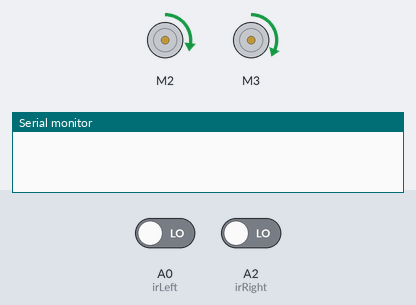
The sketch below on a simulated Arduino Uno, built with avr-gcc and run on an emulated ATmega328P. Shown: 2 × DC motor (green arrow = forward, orange = backward, longer = faster), the last lines printed to the serial monitor. The test bench sets the inputs (shaded band); at power-on: A0 (irLeft) LOW, A2 (irRight) LOW.

Above: at 1.2 s.
1.3 s: A0 (irLeft) driven HIGH
At 2.5 s:
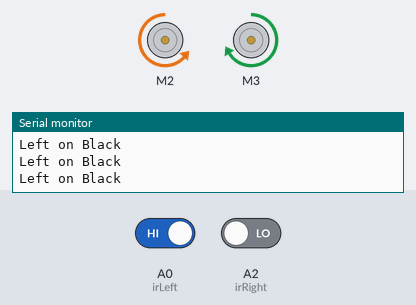
2.8 s: A2 (irRight) driven HIGH
At 3.9 s:
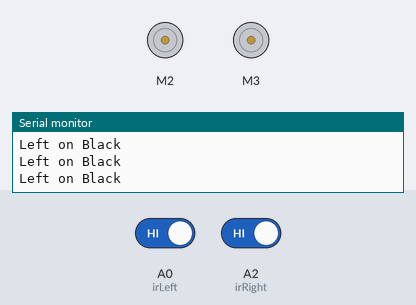
4.3 s: A0 (irLeft) driven LOW
At 4.8 s:
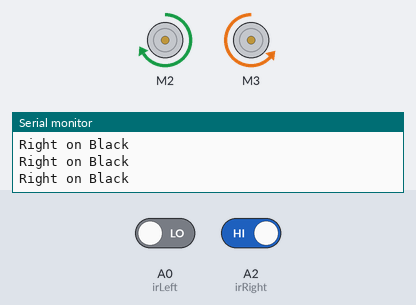
5.8 s: A2 (irRight) driven LOW
At 6.4 s:
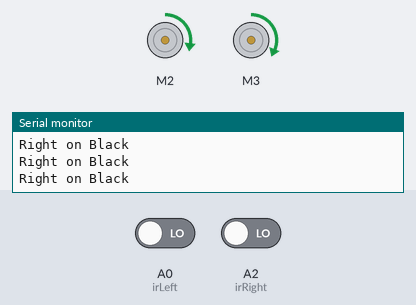
Timing chart, 0 to 8.3 s (numbered marks = the images above; inputs shaded):
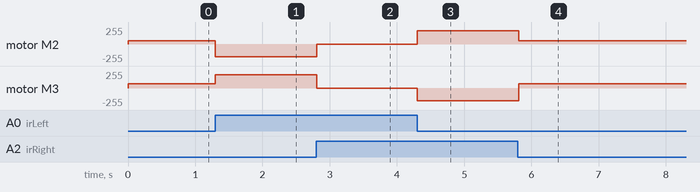

Measured:
- after the input at 1.3 s, motor M2: forward 50/255 → backward 190/255 at once; motor M3: forward 65/255 → forward 200/255 at once
- after the input at 2.8 s, motor M2: backward 190/255 → stopped at once; motor M3: forward 200/255 → stopped at once
- after the input at 4.3 s, motor M2: stopped → forward 200/255 at once; motor M3: stopped → backward 190/255 at once
- after the input at 5.8 s, motor M2: forward 200/255 → forward 50/255 at once; motor M3: backward 190/255 → forward 65/255 at once

The sketch:

Sep9_LINEF.ino
```cpp
#include <AFMotor.h>

AF_DCMotor motorLeft(2);
AF_DCMotor motorRight(3);

#define irLeft A0
#define irRight A2

void setup()
{
  Serial.begin(9600);
  //Set initial speed of the motor & stop
	motorLeft.setSpeed(50);
	motorLeft.run(RELEASE);
  motorRight.setSpeed(65); //77
	motorRight.run(RELEASE);

  pinMode(irLeft, INPUT);
  pinMode(irRight, INPUT);
}

void loop()
{
  int sensorStatusLeft = digitalRead(irLeft);
  int sensorStatusRight = digitalRead(irRight);

      if (sensorStatusLeft == 1 && sensorStatusRight == 0) {
        motorLeft.setSpeed(190); // 190
        motorLeft.run(BACKWARD);
        motorRight.setSpeed(200); //200
        motorRight.run(FORWARD);
        Serial.println("Left on Black");
        //delay(500);
      }
      else if (sensorStatusLeft == 0 && sensorStatusRight == 1) {
        motorLeft.setSpeed(200); //200
        motorLeft.run(FORWARD);
        motorRight.setSpeed(190); //190
        motorRight.run(BACKWARD);
        Serial.println("Right on Black");
        //delay(500);
      }
      else if (sensorStatusLeft == 1 && sensorStatusRight == 1) {
        motorLeft.setSpeed(0);
        motorLeft.run(RELEASE);
        motorRight.setSpeed(0);
        motorRight.run(RELEASE);
      }
      else {
        motorLeft.setSpeed(50);
        motorLeft.run(FORWARD);
        motorRight.setSpeed(65); //75
        motorRight.run(FORWARD);
      }
  }
```
